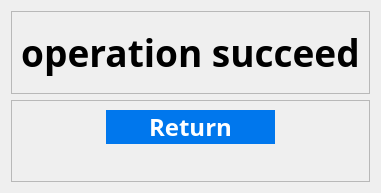
           <widget class="QWidget" name="op_su_page">
            <layout class="QVBoxLayout" name="verticalLayout_24">
             <item>
              <layout class="QVBoxLayout" name="verticalLayout_23" stretch="1,1">
               <item>
                <widget class="QFrame" name="frame_37">
                 <property name="frameShape">
                  <enum>QFrame::StyledPanel</enum>
                 </property>
                 <property name="frameShadow">
                  <enum>QFrame::Raised</enum>
                 </property>
                 <layout class="QGridLayout" name="gridLayout_76">
                  <item row="0" column="0">
                   <layout class="QGridLayout" name="gridLayout_75">
                    <item row="0" column="0">
                     <widget class="QLabel" name="label_37">
                      <property name="font">
                       <font>
                        <family>Bahnschrift SemiBold</family>
                        <pointsize>28</pointsize>
                        <weight>75</weight>
                        <bold>true</bold>
                       </font>
                      </property>
                      <property name="text">
                       <string>operation succeed</string>
                      </property>
                      <property name="alignment">
                       <set>Qt::AlignCenter</set>
                      </property>
                     </widget>
                    </item>
                   </layout>
                  </item>
                 </layout>
                </widget>
               </item>
               <item>
                <widget class="QFrame" name="frame_36">
                 <property name="frameShape">
                  <enum>QFrame::StyledPanel</enum>
                 </property>
                 <property name="frameShadow">
                  <enum>QFrame::Raised</enum>
                 </property>
                 <layout class="QGridLayout" name="gridLayout_78">
                  <item row="0" column="0">
                   <layout class="QGridLayout" name="gridLayout_77" rowstretch="1,3" columnstretch="1,2,1" rowminimumheight="0,0">
                    <item row="0" column="1">
                     <widget class="QPushButton" name="to_personal_home_page">
                      <property name="sizePolicy">
                       <sizepolicy hsizetype="Minimum" vsizetype="Expanding">
                        <horstretch>0</horstretch>
                        <verstretch>0</verstretch>
                       </sizepolicy>
                      </property>
                      <property name="font">
                       <font>
                        <family>Bahnschrift SemiBold</family>
                        <pointsize>18</pointsize>
                        <weight>75</weight>
                        <bold>true</bold>
                       </font>
                      </property>
                      <property name="styleSheet">
                       <string notr="true">QPushButton{background-color: rgb(0, 119, 237); border-radius:20px; color:rgb(255,255,255);}</string>
                      </property>
                      <property name="text">
                       <string>Return</string>
                      </property>
                     </widget>
                    </item>
                    <item row="0" column="2">
                     <spacer name="horizontalSpacer_51">
                      <property name="orientation">
                       <enum>Qt::Horizontal</enum>
                      </property>
                      <property name="sizeHint" stdset="0">
                       <size>
                        <width>40</width>
                        <height>20</height>
                       </size>
                      </property>
                     </spacer>
                    </item>
                    <item row="0" column="0">
                     <spacer name="horizontalSpacer_50">
                      <property name="orientation">
                       <enum>Qt::Horizontal</enum>
                      </property>
                      <property name="sizeHint" stdset="0">
                       <size>
                        <width>40</width>
                        <height>20</height>
                       </size>
                      </property>
                     </spacer>
                    </item>
                    <item row="1" column="1">
                     <spacer name="verticalSpacer_31">
                      <property name="orientation">
                       <enum>Qt::Vertical</enum>
                      </property>
                      <property name="sizeHint" stdset="0">
                       <size>
                        <width>20</width>
                        <height>40</height>
                       </size>
                      </property>
                     </spacer>
                    </item>
                   </layout>
                  </item>
                 </layout>
                </widget>
               </item>
              </layout>
             </item>
            </layout>
           </widget>
